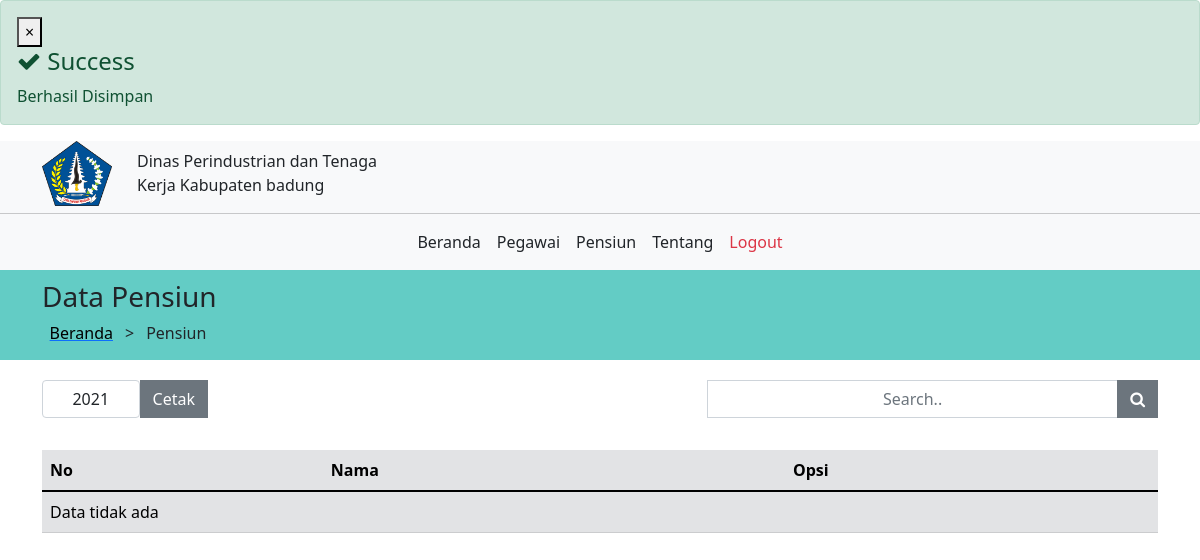
The app's page /admin/view_pensiun.php?alert=berhasil (signed in), older data.
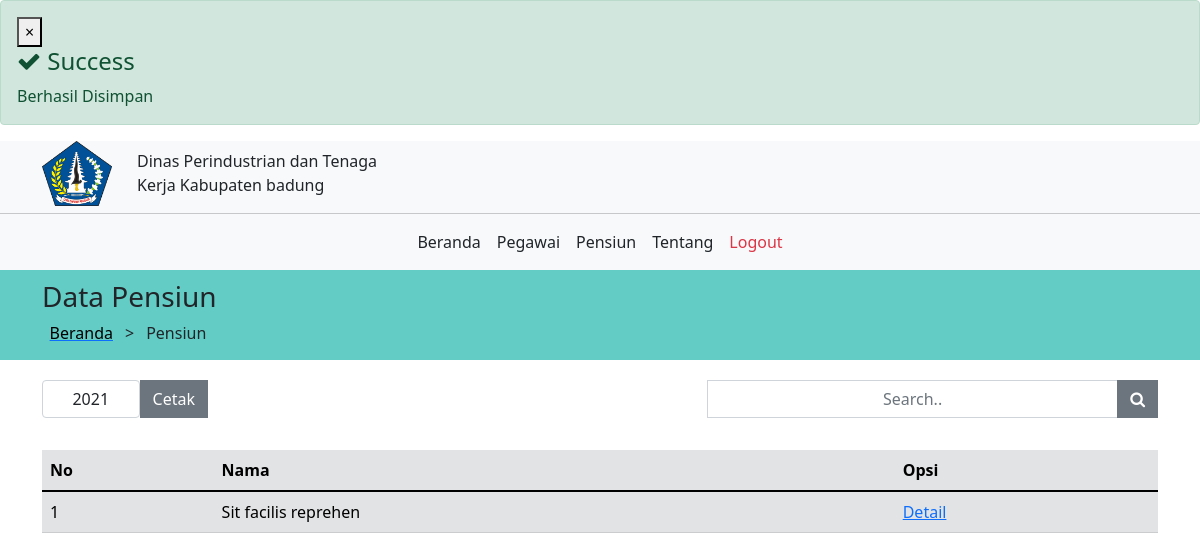
The same page, newer data.
### tables this page shows
CREATE TABLE `pensiun` (
  `id` int(11) NOT NULL,
  `id_pegawai` int(11) NOT NULL,
  `nip` varchar(255) DEFAULT NULL,
  `nama` varchar(255) DEFAULT NULL,
  `unit_kerja` varchar(255) DEFAULT NULL,
  `status` tinyint(1) DEFAULT NULL,
  `alamat_pensiun` text DEFAULT NULL,
  `berhenti_akhir_bulan` varchar(256) DEFAULT NULL,
  `tanggal_pensiun` date DEFAULT NULL,
  `masa_kerja_pensiun` varchar(255) DEFAULT NULL,
  `gaji_pokok` int(11) DEFAULT NULL,
  `keterangan` text DEFAULT NULL
);

### admin/view_pensiun.php (the view, shortened to what this page needs)
<?php include '../env.php'; include '../auth/cek_session.php'; include 'cek_level.php'; ?>
<!DOCTYPE html>
<html>
<head>
	<link rel="stylesheet" href="../dist/css/bootstrap.min.css">
	<link rel="stylesheet" href="https://cdnjs.cloudflare.com/ajax/libs/font-awesome/4.7.0/css/font-awesome.min.css">
</head>
<body>
<?php
		if(isset($_GET['alert'])){
			if($_GET['alert']=='gagal_ekstensi'){
				?>
		<div class="alert alert-warning alert-dismissible">
			<button type="button" class="close" data-dismiss="alert" aria-hidden="true">×</button>
			<h4><i class="icon fa fa-warning"></i> Peringatan !</h4>
			Ekstensi Tidak Diperbolehkan
		</div>
		<?php
			}elseif($_GET['alert']=="berhasil"){
				?>
		<div class="alert alert-success alert-dismissible">
			<button type="button" class="close" data-dismiss="alert" aria-hidden="true">×</button>
			<h4><i class="icon fa fa-check"></i> Success</h4>
			Berhasil Disimpan
		</div>
		<?php
			}
		}
		?>
	<div id="app">
		<nav class="navbar-light bg-light">
			<div class="container">
				<div class="mt-2">
					<div class="row">
						<div class="col-sm-1">
							<a class="navbar-brand" href="/">
								<img src="../dist/img//logo-1.png" alt="" width="70">
							</a>
						</div>
						<div class="col-sm-3">
							<div class="mt-2">
								<p class="text-dark">Dinas Perindustrian dan Tenaga Kerja Kabupaten badung</p>
							</div>
						</div>
					</div>
				</div>
			</div>
		</nav>
		<nav class="navbar navbar-expand-sm navbar-light bg-light">
			<div class="container">
				<div class="collapse navbar-collapse" id="navbarSupportedContent">
					<ul class="navbar-nav mr-auto">
						<li class="nav-item active">
							<a class="nav-link text-dark" href="index_admin.php">Beranda</a>
						</li>
						<li class="nav-item">
							<a class="nav-link text-dark active" href="view_pegawai.php">Pegawai</a>
						</li>
						<li class="nav-item">
							<a class="nav-link text-dark" href="view_pensiun.php">Pensiun</a>
						</li>
						<li class="nav-item">
							<a class="nav-link text-dark" href="#">Tentang</a>
						</li>
						<li class="nav-item">
                            <a class="nav-link text-danger" href="../auth/logout.php">Logout</a>
                        </li>
					</ul>
				</div>
			</div>
		</nav>
		<main class="">
			<div class="jumbotron text-dark" style="background-color: #63ccc5;color: #63ccc5; height: 10px;">
			</div>
			<div class="jumbotron text-dark"
				style="background-color: #63ccc5;color: #63ccc5; height: 80px; margin-bottom: 20px;">
				<div class="container">
					<div class="">
						<h3 class="">Data Pensiun</h3>
					</div>
					<div class="row">
						<div class="col-sm-1 text-end">
							<a href="index_admin.php">
								<font color="black">Beranda</font>
							</a>
						</div>
						>
						<div class="col text-start">
							<p>Pensiun</p>
						</div>
					</div>
				</div>
			</div>
			<div class="container">
				<div class="row mb-3">
					<div class="col col-lg-2">
						<form action="print_pensiun.php">
							<div class="d-flex">
								<input type="text" name="year" class="form-control text-left" placeholder="Tahun" value="<?= date('Y') ?>">
								<button class="btn btn-secondary rounded-0" type="submit">Cetak</button>
							</div>
						</form>
					</div>
					<div class="col">
					</div>
					<div class="col">
						<div class="text-end">
							<form action="">
							<div class="input-group mb-3">
								<input class="form-control rounded-0" type="text" placeholder="Search.." name="search">
								<div class="input-group-append">
									<button class="btn btn-secondary rounded-0" type="submit"><i
											class="fa fa-search"></i></button>
								</div>
							</div>
							</form>
						</div>
					</div>
				</div>
				<div class="row">
					<div class="col">
						<table class="table table-secondary">
							<thead>
								<tr>
									<th scope="col">No</th>
									<th scope="col">Nama</th>
									<th scope="col">Opsi</th>
								</tr>
							</thead>
							<tbody>
							<?php
								$no = 1;
								$query = "SELECT * FROM pensiun WHERE nama LIKE '%" . (array_key_exists('search', $_GET) ? $_GET['search'] : '') . "%'";
								$sql = mysqli_query($koneksi, $query);
								$row = mysqli_num_rows($sql);
								if($row > 0){
								while($d = mysqli_fetch_array($sql)){
									echo "<tr>";
									echo "<td>".$no++."</td>";
									echo "<td>".$d['nama']."</td>";
									$id = $d['id_pegawai'];
									echo "<td>
											<a href='detail_pensiun.php?id=$id'>Detail<a>
										</td>
									</tr>";
									}
								}else{
									echo "<tr><td colspan='4'>Data tidak ada</td></tr>";
								}
							?>
							</tbody>
						</table>
					</div>
				</div>
			</div>
		</main>
	</div>
</body>

Row changes from the older to the newer data that the page shows:
added pensiun: nama "Sit facilis reprehen"
Text that changed along with them:
text no longer shown: "Data tidak ada"
